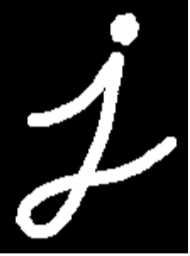
#> input picture openCV/test.png, 190 x 256 px
$ python '9.6 openCV图像处理_形态转换.py'
#> lines starting #> are read from the running program, lines starting #| are printed output that depends on the picture
# -*- coding: utf-8 -*-
import numpy as np
import matplotlib as mat
import matplotlib.pyplot as plt
import cv2


"""
    形态学操作是根据图像形状进行的简单操作。
    一般情况下对二值化图像进 行的操作

    kernel = cv2.getStructuringElement(cv2.MORPH_CROSS,(3,3))//cv2.MORPH_RECT/cv2.MORPH_ELLIPSE/cv2.MORPH_CROSS

    腐蚀:
        cv2.erode(src,结构化元素)
        这对于去除 白噪声很有用,也可以用来断开两个连在一块的物体等
    膨胀:
        cv2.dilate()
        一般在去 噪声时先用腐蚀再用膨胀.膨胀也可以用来连接两个分开的物体。

    开运算:先进性腐蚀再进行膨胀 去除白点
    闭运算:先膨胀再腐蚀   去除黑点
        cv2.morphologyEx(img,cv2.MORPH_OPEN/ cv2.MORPH_CLOSE,ker)

    形态学梯度:结果看上去就像前景物体的轮廓。
        cv2.morphologyEx(img,cv2.MORPH_GRADIENT,ker)
"""


def AA():
    im = cv2.imread('./test.png')
    ker = np.ones((3,3),np.uint8)
    new = cv2.erode(im,ker)
    cv2.imshow("原",im)
    cv2.imshow("腐蚀",new)
    cv2.waitKey(0)


def BB():
    im = cv2.imread("./test.png")
    ker = np.ones((3, 3), np.uint8)
    new = cv2.dilate(im,ker)
    cv2.imshow("A",im)
    cv2.imshow("new",new)
    cv2.waitKey(0)

def CC(name="形态学梯度"):
#> called with name = '形态学梯度'
    im = cv2.imread("./test.png")
#> im is the input picture: shape (256, 190, 3); mean B, G, R 43.9, 43.9, 43.9
    ker = np.ones((3, 3), np.uint8)
    new = cv2.morphologyEx(im,cv2.MORPH_GRADIENT,ker)
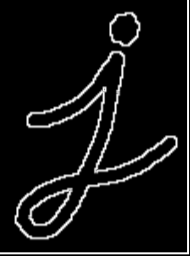
#> new: shape (256, 190, 3); mean B, G, R 18.5, 18.5, 18.5
    cv2.imshow("A", im)
    cv2.imshow("new", new)
    cv2.waitKey(0)
CC()
